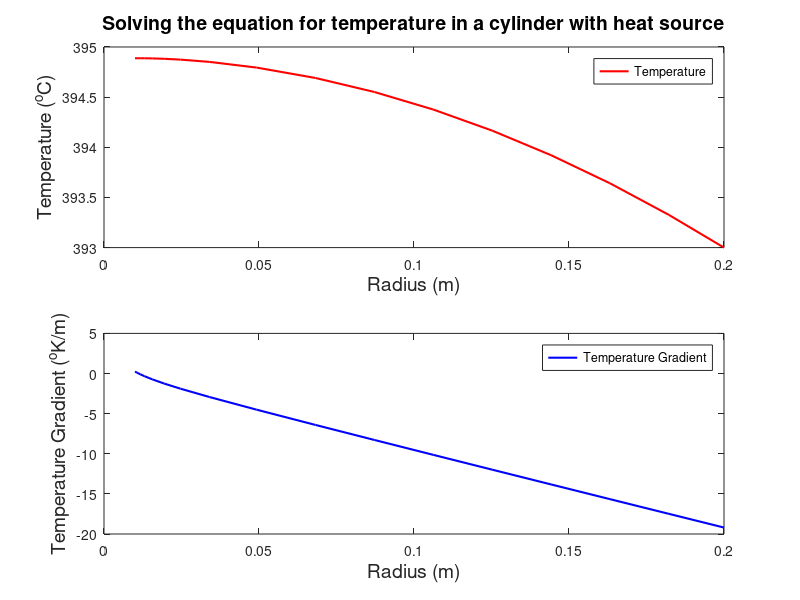

Write the MATLAB code that produced this figure.
function lee_HW0_P1
%Much of this written by: Vibhu on Aug 20, 2009
% and modified by Bill Green and Jason Moore Sept 3, 2010, 
% Final version by Liza Lee, 2014
%This function solves a second order differential equation by integrating
%   two first order coupled differential equations obtained from the original
%   second order differential equation, see 10.34 problem statement
%Inputs: None
%Outputs: Graph of temperature and temperature gradient vs. radius of the
%   cylinder as asked in the problem 0 of HW1

%Define the limits of the radius from centre to circumference for the
%MATLAB in built integration function ode23()
R=0.2;  % radius of cylinder (m)
delta=0.01; % integrate close to center of cylinder, but not too close
% or might encounter divide by zero error, see dudy() below.
y1=0; % y=zero is the surface of the cylinder
y2=R-delta; % (m)
ylimits=[y1, y2];
qdot= 20000; % (W/m^3)
Tsurface =393;  % (K)
k = 148*(Tsurface./300).^(-1.3);  % (W/m-K)
%Defining the initial conditions for the first order coupled differential
%   equations
u0=[Tsurface, -0.5*R*qdot/k]; % Units in [K, K/m]
%Define necessary parameters for subfunctions
param = [R,qdot];

% Solve the first order coupled differential equations using in built
%   MATLAB function ode23()
[y U]=ode23(@(y,U)dudy(y,U,param),ylimits,u0);
%[y U]=ode23(@(y,U) dudy,ylimits,u0);

%Plot the temperature and temperature gradient vs. radius of the cylinder
pretty_plots(y,U,param)

%//////////////////////////////////////////////////////////////////////////

function udash=dudy(y,u,param)
%Written by: Vibhu on Aug 20, 2009
% and modified by Jason Moore Sept 15,2010
%This function calculates du/dr for the second order differential
%   equation for temperature
%       d2T/dr2+(1/r)dT/dr+(q/k)=0
%   by converting it to two first order coupled differential equations
%       u1=T
%       u2=dT/dr
%Inputs:
%   y - a 1x1 vector containing a point from 0 to R-delta 
%   u - a 2x1 vector containing values of u1 and u2 at y
%   parameter - a 1x2 vector containing the parameters in the order of [R,qdot]
%       R - radius of cylinder (m)
%       qdot - Heat generated per unit volume within the cylinder (KW/m3)
%   k - Thermal Conductivity (W/(m-K)        
%Outputs: 
%   udash - a 2x1 vector containing the values [du1/dy, du2/dy] in [K/m, K/m^2]

%Extract parameters:
R = param(1);
qdot = param(2);
%Intialize the output vector to zero
udash = zeros(size(u));
%Evaluate k(T):
k = 148*(u(1)./300).^(-1.3);
%Fill the values for output vector
udash(1) = -u(2);
udash(2) = u(2)/(R-y) + qdot./k;
end
%//////////////////////////////////////////////////////////////////////////

function pretty_plots(y,U,param)
% by Bill Green 9/3/2010 based on code by Vibhu
% plots T(r) and dT/dr vs. r
% inputs:
%  y is a column vector of position points (meters): y=R-r
%  U is a 2-column matrix; first column is T in Kelvin; 2nd column is dT/dr
% output : 
%  A figure displaying T vs r and dT/dr vs r
R=param(1);
FontSize = 14; % Define font size
subplot(2,1,1) % Using subplot to plot the temperature and temperature
%gradient on the same window in different graphs
plot(R-y,U(:,1),'r','Linewidth',1.5); % Plotting temperature in red by 
% giving input 'r' to plot()
xlabel('Radius (m)', 'FontSize',FontSize); % Labeling the x-axis as Radius
% for subplot 1
ylabel('Temperature (^oC)', 'FontSize',FontSize); % Labeling the y-axis as
% temperature for subplot 1
title('Solving the equation for temperature in a cylinder with heat source',...
    'FontSize',FontSize); % Title the plot
legend('Temperature');

subplot(2,1,2)
plot(R-y,U(:,2),'b','Linewidth',1.5); % Plotting temperature gradient in
% blue by giving input 'b' to plot
xlabel('Radius (m)', 'FontSize',FontSize); % Labeling the x-axis as Radius
% for subplot 2
ylabel('Temperature Gradient (^oK/m)', 'FontSize',FontSize); % Labeling 
% the y-axis as temperature gradient for subplot 2
legend('Temperature Gradient');
end
end
